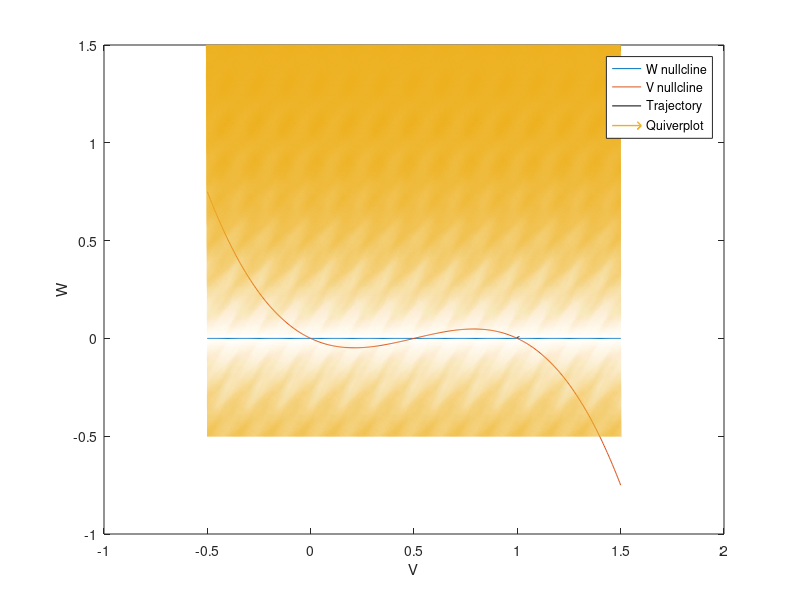

This figure's MATLAB source:
% Initialising the variables and starting condition
dt=0.01;
t=0:0.01:100;
V=zeros(size(t));
W=zeros(size(t));
a=0.5;
b=0.0;
r=0.8;
Im=0.0;
vt=0.0;
wt=0;
% for perturbing P1
V(1)=0.01;
W(1)=0.01;
% % for perturbing p2
V(1)=0.49;
V(1)=0.51;
% % 
% % W(1)=0.01;
% % % For perturbinng p3
V(1)=1.01;
% W(1)=0.01;
% Euler integration carried out to obtain the V and W values at a given
% time instant
for i=1:10000
    V(i+1)=(V(i)*(a-V(i))*(V(i)-1)-W(i)+Im)*dt+V(i);
    W(i+1)=(b*V(i)-r*W(i))*dt+W(i);
end
% Plots for V(t) vs t and W(t) vs t
figure;
plot(t,V);
xlabel('time')
ylabel('V')
plot(t,W);
xlabel('time')
ylabel('W')
% Plotting the Phase plane, trajectory and quiver plot to understand limit
% cycle behavior
v1=-0.5:0.005:1.5;
w1=-0.5:0.005:1.5;
[v,w] = meshgrid(-0.5:0.005:1.5);
dvdt=zeros(size(v1));
dwdt=zeros(size(v1));
disp(size(v1));
for i=1:401
    dvdt(i)=v1(i)*(a-v1(i))*(v1(i)-1)+Im;
    dwdt(i)=b*v1(i)-r*(w1(i));
end

plot(v1,(b/r)*v1,v1,dvdt)
hold on

%plot(V(1:7863),W(1:7863))
plot(V,W,color='black')
hold on
quiver(v,w,v*(a-v)*(v-1)-w+Im,b*v-r*w,'LineWidth',1,'AutoScaleFactor',0.955)
hold off
hold on
%plot(V(7864:10001),W(7864:10001),Color='black')
hold off 
 xlabel('V')
 ylabel('W')
%legend('W nullcline','V nullcline','Trajectory','Quiverplot','Limit Cycle')
legend('W nullcline','V nullcline','Trajectory','Quiverplot')
%legend('W nullcline','V nullcline')
hold off 


